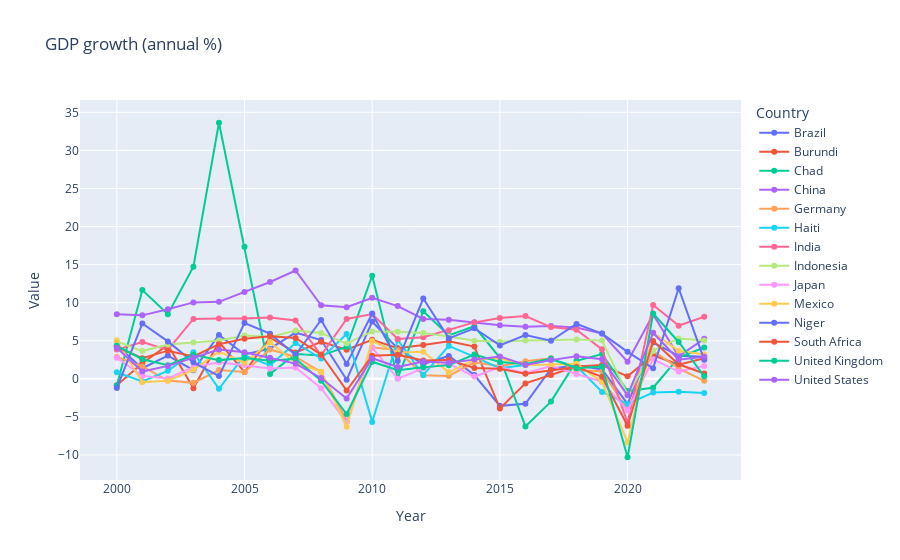

The code cell stored with this chart in its notebook:
### Markdown cell above
## GDP Growth:  
Hypothesis - GDP growth is generally stagnant in developed countries, highly increasing in developing countries, and slightly increasing in underdeveloped countries, with various fluctuations due to economic events. Over time, GDP growth should become similar for all countries to align with SDG 8: Decent work and Economic growth.  
Observation - GDP growth is fluctuating for almost all countries. There are two major periods of fluctuation—the 2008 economic crisis and the 2020 COVID pandemic—both causing a significant dip in GDP growth across almost all nations. Chad saw a dramatic increase in GDP growth during 2004 due to the Doba oil project and the completion of the Chad-Cameroon pipeline.

### Code cell
plot_data(indicators_filtered[3])

### Figure 1 — Plotly figure (JSON) as saved in the notebook; plotly's stock layout.template omitted (floating-point values rounded to 4 significant figures)
{"data": [{"hovertemplate": "Country Name=Brazil<br>Year=%{x}<br>Value=%{y}<extra></extra>", "legendgroup": "Brazil", "line": {"color": "#636efa", "dash": "solid"}, "marker": {"symbol": "circle"}, "mode": "lines+markers", "name": "Brazil", "orientation": "v", "showlegend": true, "type": "scatter", "x": [2000, 2001, 2002, 2003, 2004, 2005, 2006, 2007, 2008, 2009, 2010, 2011, 2012, 2013, 2014, 2015, 2016, 2017, 2018, 2019, 2020, 2021, 2022, 2023], "xaxis": "x", "y": [4.388, 1.39, 3.053, 1.141, 5.76, 3.202, 3.962, 6.07, 5.094, -0.1258, 7.528, 3.974, 1.921, 3.005, 0.504, -3.546, -3.276, 1.323, 1.784, 1.221, -3.277, 4.763, 3.017, 2.908], "yaxis": "y"}, {"hovertemplate": "Country Name=Burundi<br>Year=%{x}<br>Value=%{y}<extra></extra>", "legendgroup": "Burundi", "line": {"color": "#EF553B", "dash": "solid"}, "marker": {"symbol": "circle"}, "mode": "lines+markers", "name": "Burundi", "orientation": "v", "showlegend": true, "type": "scatter", "x": [2000, 2001, 2002, 2003, 2004, 2005, 2006, 2007, 2008, 2009, 2010, 2011, 2012, 2013, 2014, 2015, 2016, 2017, 2018, 2019, 2020, 2021, 2022, 2023], "xaxis": "x", "y": [-0.8569, 2.056, 4.447, -1.224, 4.834, 0.9, 5.414, 3.452, 4.862, 3.813, 5.124, 4.033, 4.447, 4.924, 4.241, -3.9, -0.6, 0.5, 1.61, 1.813, 0.3272, 3.1, 1.849, 2.7], "yaxis": "y"}, {"hovertemplate": "Country Name=Chad<br>Year=%{x}<br>Value=%{y}<extra></extra>", "legendgroup": "Chad", "line": {"color": "#00cc96", "dash": "solid"}, "marker": {"symbol": "circle"}, "mode": "lines+markers", "name": "Chad", "orientation": "v", "showlegend": true, "type": "scatter", "x": [2000, 2001, 2002, 2003, 2004, 2005, 2006, 2007, 2008, 2009, 2010, 2011, 2012, 2013, 2014, 2015, 2016, 2017, 2018, 2019, 2020, 2021, 2022, 2023], "xaxis": "x", "y": [-0.8797, 11.66, 8.491, 14.72, 33.63, 17.33, 0.6483, 3.271, 3.053, 4.218, 13.55, 0.08287, 8.883, 5.7, 6.9, 2.768, -6.256, -2.989, 2.374, 3.247, -1.6, -1.169, 2.804, 4.122], "yaxis": "y"}, {"hovertemplate": "Country Name=China<br>Year=%{x}<br>Value=%{y}<extra></extra>", "legendgroup": "China", "line": {"color": "#ab63fa", "dash": "solid"}, "marker": {"symbol": "circle"}, "mode": "lines+markers", "name": "China", "orientation": "v", "showlegend": true, "type": "scatter", "x": [2000, 2001, 2002, 2003, 2004, 2005, 2006, 2007, 2008, 2009, 2010, 2011, 2012, 2013, 2014, 2015, 2016, 2017, 2018, 2019, 2020, 2021, 2022, 2023], "xaxis": "x", "y": [8.49, 8.336, 9.134, 10.04, 10.11, 11.39, 12.72, 14.23, 9.651, 9.399, 10.64, 9.551, 7.864, 7.766, 7.426, 7.041, 6.849, 6.947, 6.75, 5.951, 2.239, 8.448, 2.951, 5.25], "yaxis": "y"}, {"hovertemplate": "Country Name=Germany<br>Year=%{x}<br>Value=%{y}<extra></extra>", "legendgroup": "Germany", "line": {"color": "#FFA15A", "dash": "solid"}, "marker": {"symbol": "circle"}, "mode": "lines+markers", "name": "Germany", "orientation": "v", "showlegend": true, "type": "scatter", "x": [2000, 2001, 2002, 2003, 2004, 2005, 2006, 2007, 2008, 2009, 2010, 2011, 2012, 2013, 2014, 2015, 2016, 2017, 2018, 2019, 2020, 2021, 2022, 2023], "xaxis": "x", "y": [2.877, 1.637, -0.2283, -0.5299, 1.162, 0.8857, 3.856, 2.89, 0.9104, -5.545, 4.147, 3.758, 0.4743, 0.3862, 2.169, 1.653, 2.295, 2.716, 1.116, 0.9879, -4.095, 3.67, 1.37, -0.2664], "yaxis": "y"}, {"hovertemplate": "Country Name=Haiti<br>Year=%{x}<br>Value=%{y}<extra></extra>", "legendgroup": "Haiti", "line": {"color": "#19d3f3", "dash": "solid"}, "marker": {"symbol": "circle"}, "mode": "lines+markers", "name": "Haiti", "orientation": "v", "showlegend": true, "type": "scatter", "x": [2000, 2001, 2002, 2003, 2004, 2005, 2006, 2007, 2008, 2009, 2010, 2011, 2012, 2013, 2014, 2015, 2016, 2017, 2018, 2019, 2020, 2021, 2022, 2023], "xaxis": "x", "y": [0.8701, -0.3427, 1.052, 3.481, -1.318, 3.072, 1.769, 4.707, 2.658, 5.89, -5.652, 5.098, 0.5024, 4.325, 2.889, 1.4, 1.812, 2.51, 1.668, -1.723, -3.306, -1.798, -1.682, -1.864], "yaxis": "y"}, {"hovertemplate": "Country Name=India<br>Year=%{x}<br>Value=%{y}<extra></extra>", "legendgroup": "India", "line": {"color": "#FF6692", "dash": "solid"}, "marker": {"symbol": "circle"}, "mode": "lines+markers", "name": "India", "orientation": "v", "showlegend": true, "type": "scatter", "x": [2000, 2001, 2002, 2003, 2004, 2005, 2006, 2007, 2008, 2009, 2010, 2011, 2012, 2013, 2014, 2015, 2016, 2017, 2018, 2019, 2020, 2021, 2022, 2023], "xaxis": "x", "y": [3.841, 4.824, 3.804, 7.86, 7.923, 7.923, 8.061, 7.661, 3.087, 7.862, 8.498, 5.241, 5.456, 6.386, 7.41, 7.996, 8.256, 6.795, 6.454, 3.871, -5.778, 9.69, 6.987, 8.153], "yaxis": "y"}, {"hovertemplate": "Country Name=Indonesia<br>Year=%{x}<br>Value=%{y}<extra></extra>", "legendgroup": "Indonesia", "line": {"color": "#B6E880", "dash": "solid"}, "marker": {"symbol": "circle"}, "mode": "lines+markers", "name": "Indonesia", "orientation": "v", "showlegend": true, "type": "scatter", "x": [2000, 2001, 2002, 2003, 2004, 2005, 2006, 2007, 2008, 2009, 2010, 2011, 2012, 2013, 2014, 2015, 2016, 2017, 2018, 2019, 2020, 2021, 2022, 2023], "xaxis": "x", "y": [4.92, 3.643, 4.499, 4.78, 5.031, 5.693, 5.501, 6.345, 6.014, 4.629, 6.224, 6.17, 6.03, 5.557, 5.007, 4.876, 5.033, 5.07, 5.174, 5.019, -2.066, 3.703, 5.307, 5.048], "yaxis": "y"}, {"hovertemplate": "Country Name=Japan<br>Year=%{x}<br>Value=%{y}<extra></extra>", "legendgroup": "Japan", "line": {"color": "#FF97FF", "dash": "solid"}, "marker": {"symbol": "circle"}, "mode": "lines+markers", "name": "Japan", "orientation": "v", "showlegend": true, "type": "scatter", "x": [2000, 2001, 2002, 2003, 2004, 2005, 2006, 2007, 2008, 2009, 2010, 2011, 2012, 2013, 2014, 2015, 2016, 2017, 2018, 2019, 2020, 2021, 2022, 2023], "xaxis": "x", "y": [2.765, 0.3861, 0.04196, 1.535, 2.186, 1.804, 1.372, 1.484, -1.224, -5.693, 4.098, 0.02381, 1.375, 2.005, 0.2962, 1.561, 0.7538, 1.675, 0.6434, -0.4022, -4.147, 2.559, 0.9547, 1.679], "yaxis": "y"}, {"hovertemplate": "Country Name=Mexico<br>Year=%{x}<br>Value=%{y}<extra></extra>", "legendgroup": "Mexico", "line": {"color": "#FECB52", "dash": "solid"}, "marker": {"symbol": "circle"}, "mode": "lines+markers", "name": "Mexico", "orientation": "v", "showlegend": true, "type": "scatter", "x": [2000, 2001, 2002, 2003, 2004, 2005, 2006, 2007, 2008, 2009, 2010, 2011, 2012, 2013, 2014, 2015, 2016, 2017, 2018, 2019, 2020, 2021, 2022, 2023], "xaxis": "x", "y": [5.029, -0.4508, -0.2366, 1.186, 3.565, 2.113, 4.805, 2.078, 0.9433, -6.295, 4.971, 3.444, 3.553, 0.8521, 2.504, 2.702, 1.772, 1.872, 1.972, -0.3927, -8.354, 6.048, 3.689, 3.2], "yaxis": "y"}, {"hovertemplate": "Country Name=Niger<br>Year=%{x}<br>Value=%{y}<extra></extra>", "legendgroup": "Niger", "line": {"color": "#636efa", "dash": "solid"}, "marker": {"symbol": "circle"}, "mode": "lines+markers", "name": "Niger", "orientation": "v", "showlegend": true, "type": "scatter", "x": [2000, 2001, 2002, 2003, 2004, 2005, 2006, 2007, 2008, 2009, 2010, 2011, 2012, 2013, 2014, 2015, 2016, 2017, 2018, 2019, 2020, 2021, 2022, 2023], "xaxis": "x", "y": [-1.208, 7.268, 4.918, 2.171, 0.3638, 7.332, 5.931, 3.143, 7.731, 1.963, 8.578, 2.358, 10.55, 5.315, 6.642, 4.393, 5.741, 5.005, 7.211, 5.94, 3.551, 1.384, 11.9, 2.5], "yaxis": "y"}, {"hovertemplate": "Country Name=South Africa<br>Year=%{x}<br>Value=%{y}<extra></extra>", "legendgroup": "South Africa", "line": {"color": "#EF553B", "dash": "solid"}, "marker": {"symbol": "circle"}, "mode": "lines+markers", "name": "South Africa", "orientation": "v", "showlegend": true, "type": "scatter", "x": [2000, 2001, 2002, 2003, 2004, 2005, 2006, 2007, 2008, 2009, 2010, 2011, 2012, 2013, 2014, 2015, 2016, 2017, 2018, 2019, 2020, 2021, 2022, 2023], "xaxis": "x", "y": [4.2, 2.7, 3.7, 2.949, 4.555, 5.277, 5.604, 5.36, 3.191, -1.538, 3.04, 3.169, 2.396, 2.485, 1.414, 1.322, 0.6646, 1.158, 1.557, 0.2599, -6.169, 4.955, 1.911, 0.6985], "yaxis": "y"}, {"hovertemplate": "Country Name=United Kingdom<br>Year=%{x}<br>Value=%{y}<extra></extra>", "legendgroup": "United Kingdom", "line": {"color": "#00cc96", "dash": "solid"}, "marker": {"symbol": "circle"}, "mode": "lines+markers", "name": "United Kingdom", "orientation": "v", "showlegend": true, "type": "scatter", "x": [2000, 2001, 2002, 2003, 2004, 2005, 2006, 2007, 2008, 2009, 2010, 2011, 2012, 2013, 2014, 2015, 2016, 2017, 2018, 2019, 2020, 2021, 2022, 2023], "xaxis": "x", "y": [4.342, 2.573, 1.796, 3.152, 2.458, 2.733, 2.381, 2.625, -0.2488, -4.621, 2.233, 1.138, 1.509, 1.8, 3.195, 2.223, 1.922, 2.657, 1.405, 1.624, -10.3, 8.576, 4.839, 0.34], "yaxis": "y"}, {"hovertemplate": "Country Name=United States<br>Year=%{x}<br>Value=%{y}<extra></extra>", "legendgroup": "United States", "line": {"color": "#ab63fa", "dash": "solid"}, "marker": {"symbol": "circle"}, "mode": "lines+markers", "name": "United States", "orientation": "v", "showlegend": true, "type": "scatter", "x": [2000, 2001, 2002, 2003, 2004, 2005, 2006, 2007, 2008, 2009, 2010, 2011, 2012, 2013, 2014, 2015, 2016, 2017, 2018, 2019, 2020, 2021, 2022, 2023], "xaxis": "x", "y": [4.078, 0.9555, 1.7, 2.796, 3.848, 3.484, 2.785, 2.004, 0.1136, -2.577, 2.695, 1.564, 2.289, 2.118, 2.524, 2.946, 1.819, 2.458, 2.967, 2.584, -2.163, 6.055, 2.512, 2.888], "yaxis": "y"}], "layout": {"legend": {"title": {"text": "Country"}, "tracegroupgap": 0}, "title": {"text": "GDP growth (annual %)"}, "xaxis": {"anchor": "y", "domain": [0, 1], "title": {"text": "Year"}}, "yaxis": {"anchor": "x", "domain": [0, 1], "title": {"text": "Value"}}}}
